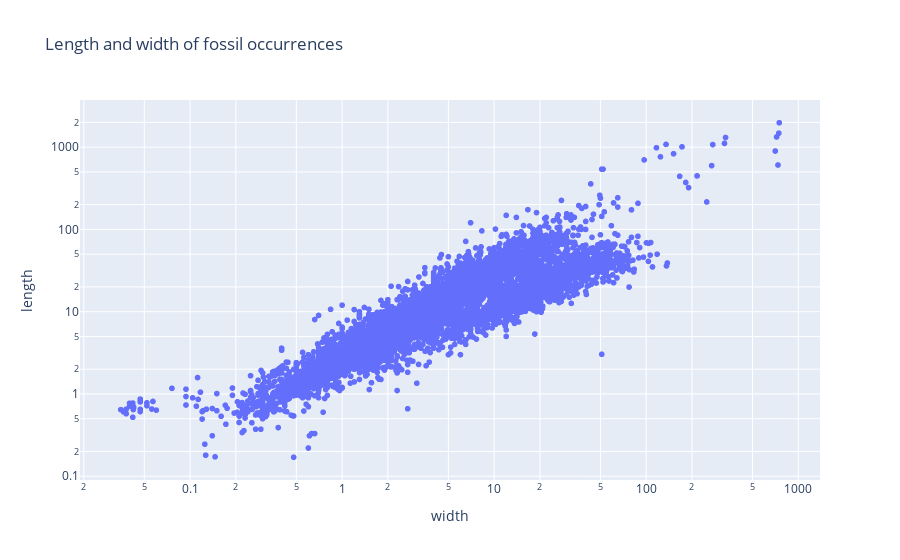

Notebook source saved alongside this figure:
### Markdown cell above
Since my dataset is quite large, I'm going to use a logarithmic scale to visualise it in a more compact way.

### Code cell
from sklearn.cluster import KMeans
import plotly.express as px
fig = px.scatter(df2, x="width", y="length", title="Length and width of fossil occurrences", log_x=True, log_y = True)
fig.show()

### Figure 1 — Plotly figure (JSON) as saved in the notebook; plotly's stock layout.template omitted (floating-point values rounded to 4 significant figures; data arrays with more than 128 entries replaced by an {"elided": "..."} marker saying what was removed)
{"data": [{"hovertemplate": "width=%{x}<br>length=%{y}<extra></extra>", "legendgroup": "", "marker": {"color": "#636efa", "symbol": "circle"}, "mode": "markers", "name": "", "showlegend": false, "type": "scattergl", "x": {"elided": "8308 float values"}, "xaxis": "x", "y": {"elided": "8308 float values"}, "yaxis": "y"}], "layout": {"legend": {"tracegroupgap": 0}, "title": {"text": "Length and width of fossil occurrences"}, "xaxis": {"anchor": "y", "domain": [0, 1], "title": {"text": "width"}, "type": "log"}, "yaxis": {"anchor": "x", "domain": [0, 1], "title": {"text": "length"}, "type": "log"}}}
